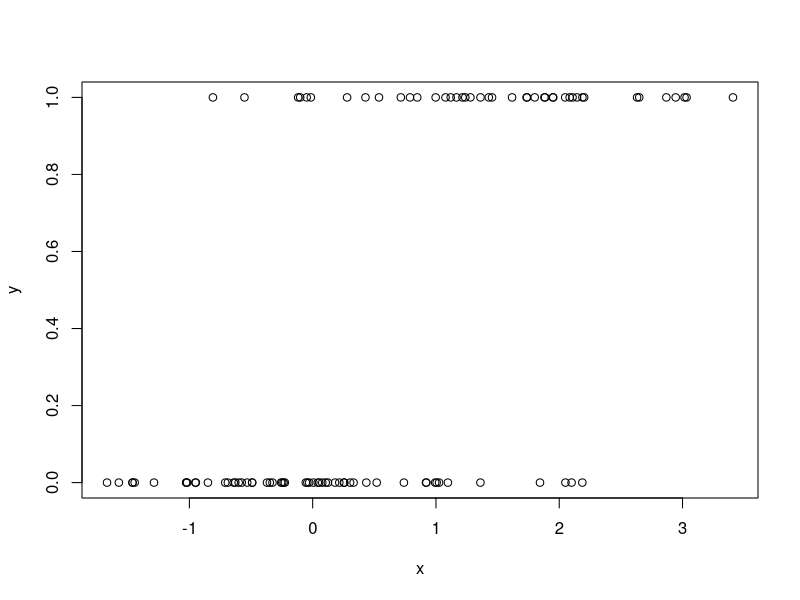
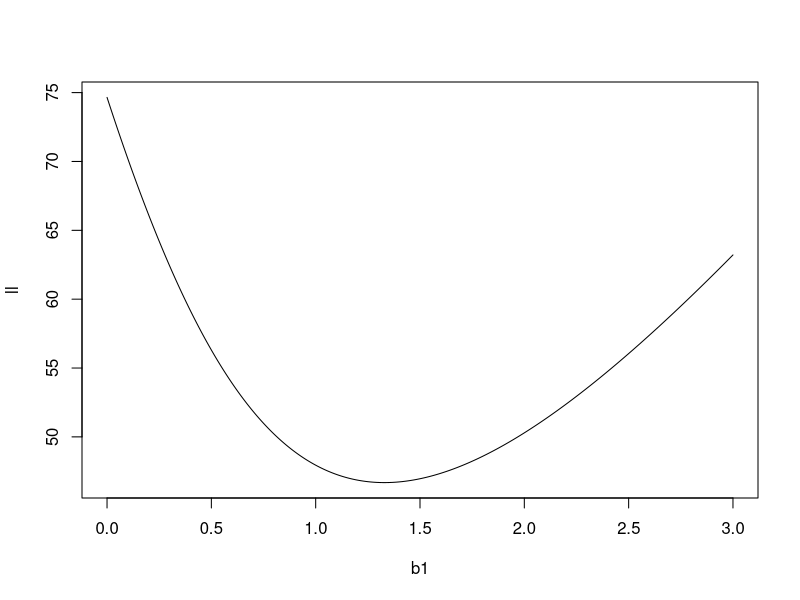
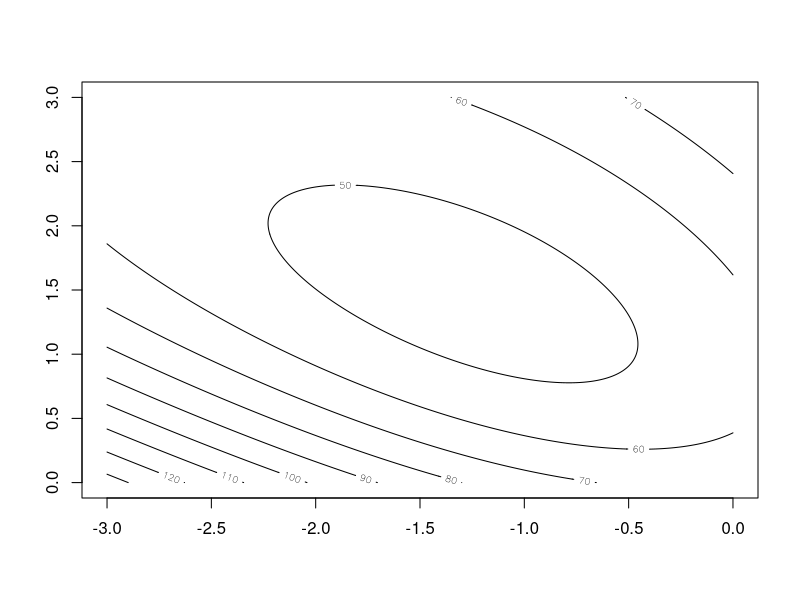
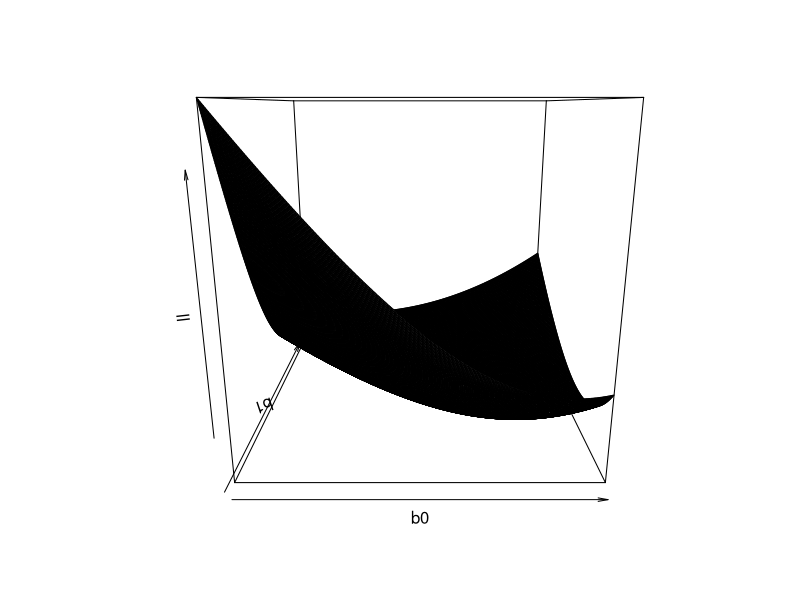

These figures' R source, in order:
library(tidyverse)

setwd("~/Teaching/MSc teaching/Advanced Quant")
options('show.signif.stars'=FALSE)


# Maximum likelihood explanation ------------------------------------------

# dat <- tribble(~y, ~x,
#                0,  1.5,
#                1,  5.9,
#                0, 0.4,
#                1, 5.7)

set.seed(123)
y <- sample(c(0, 1), 100, replace = TRUE)
x <- rnorm(100) + 1.5 * y
  
plot(x, y)

b0 <- -1.02

b1 <- 1.32

eta <- b0 + b1 * x

phat <- 1 / (1 + exp(-eta))

like <- phat^y * (1 - phat)^(1 - y)

loglik <- -sum(log(like))
loglik


eg1 <- glm(y ~ x, family = binomial)
summary(eg1)
logLik(eg1)

egnull <- glm(y ~ 1, family = binomial)
-2 * logLik(egnull)

logreg <- function(b) {
  eta <- b[1] + b[2] * x 
  phat <- 1 / (1 + exp(-eta))
  -sum(y * log(phat) + (1 - y) * log(1 - phat))
}

optim(c(.1,.1), logreg)


b1 <- seq(0, 3, by = 0.01)

ll <- numeric(length = length(b1))
for (i in seq_along(b1)){
  ll[i] <- logreg(c(b0, b1[i]))
}

ll
plot(b1, ll, type = 'l')

b0 <- seq(-3, 0, by = 0.01)
ll <- matrix(nrow = length(b0), ncol = length(b1))

for (i in seq_along(b0)){
  for (j in seq_along(b1)){
    ll[i, j] <- logreg(c(b0[i], b1[j]))
  }
}

ll

contour(b0, b1, ll)
persp(b0, b1, ll)
